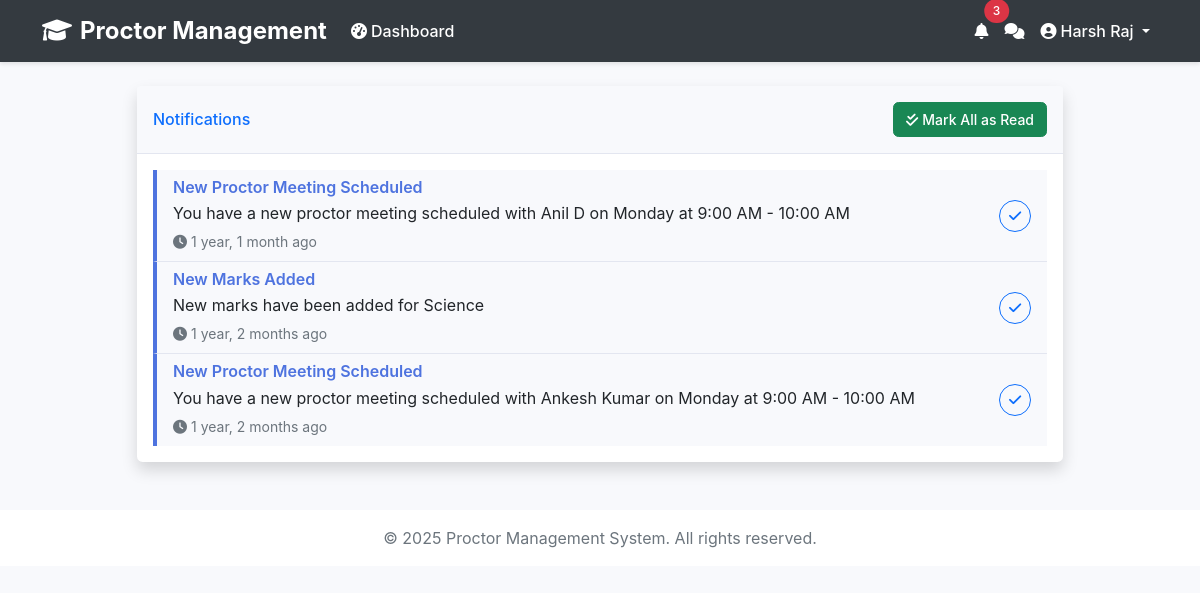
Screenshot of /accounts/notifications/ (signed in) with the database file from the repository.
### accounts/models.py (models this page shows, shortened)
class User(AbstractUser):
    ROLE_CHOICES = (
        ('student', 'Student'),
        ('teacher', 'Teacher'),
        ('admin', 'Admin'),
    )
    role = models.CharField(max_length=10, choices=ROLE_CHOICES, default='student')
    phone_number = models.CharField(max_length=15, blank=True, null=True)
    address = models.TextField(blank=True, null=True)
    is_email_verified = models.BooleanField(default=False)
    password_reset_token = models.CharField(max_length=32, null=True, blank=True)
    password_reset_expires = models.DateTimeField(null=True, blank=True)

### notifications/models.py (models this page shows, shortened)
class Notification(models.Model):
    NOTIFICATION_TYPES = [
        ('meeting', 'Proctor Meeting'),
        ('attendance', 'Attendance Marked'),
        ('assignment', 'Assignment Update'),
        ('general', 'General'),
    ]
    user = models.ForeignKey(settings.AUTH_USER_MODEL, on_delete=models.CASCADE, related_name='user_notifications')
    title = models.CharField(max_length=255)
    message = models.TextField()
    notification_type = models.CharField(max_length=20, choices=NOTIFICATION_TYPES)
    is_read = models.BooleanField(default=False)
    created_at = models.DateTimeField(auto_now_add=True)
    updated_at = models.DateTimeField(auto_now=True)
    class Meta:
        ordering = ['-created_at']

### accounts/views.py (the view)
# urls.py: path('notifications/', views.notifications, name='notifications'),
@login_required
def notifications(request):
    notifications = Notification.objects.filter(user=request.user)
    unread_count = notifications.filter(is_read=False).count()
    context = {
        'notifications': notifications,
        'unread_count': unread_count,
    }
    return render(request, 'accounts/notifications.html', context)

### accounts/context_processors.py (called while the page is built)
def unread_notifications_count(request):
    if request.user.is_authenticated:
        count = Notification.objects.filter(user=request.user, is_read=False).count()
    else:
        count = 0
    return {'unread_notifications_count': count}

### accounts/templates/accounts/notifications.html (shortened to what this page needs)
{% extends 'accounts/base.html' %}
{% block content %}
<div class="row justify-content-center">
    <div class="col-xl-10 col-lg-12 col-md-9">
        <div class="card shadow mb-4">
            <div class="card-header py-3 d-flex flex-row align-items-center justify-content-between">
                <h6 class="m-0 font-weight-bold text-primary">Notifications</h6>
                {% if unread_notifications_count > 0 %}
                    <button class="btn btn-sm btn-success" id="markAllRead">
                        <i class="fas fa-check-double me-1"></i>Mark All as Read
                    </button>
                {% endif %}
            </div>
            <div class="card-body">
                <div class="list-group list-group-flush">
                    {% for notification in notifications %}
                        <div class="list-group-item {% if not notification.is_read %}unread{% endif %}"
                             data-notification-id="{{ notification.id }}">
                            <div class="d-flex w-100 justify-content-between align-items-center">
                                <div class="flex-grow-1">
                                    <h6 class="mb-1">{{ notification.title }}</h6>
                                    <p class="mb-1">{{ notification.message }}</p>
                                    <small class="text-muted">
                                        <i class="fas fa-clock me-1"></i>{{ notification.created_at|timesince }} ago
                                    </small>
                                </div>
                                {% if not notification.is_read %}
                                    <button class="btn btn-sm btn-outline-primary mark-read ms-3">
                                        <i class="fas fa-check"></i>
                                    </button>
                                {% endif %}
                            </div>
                        </div>
                    {% empty %}
                        <div class="text-center py-5">
                            <i class="fas fa-bell-slash fa-3x text-gray-300 mb-3"></i>
                            <h5 class="text-gray-500">No notifications</h5>
                            <p class="text-gray-400">You're all caught up!</p>
                        </div>
                    {% endfor %}
                </div>
            </div>
        </div>
    </div>
</div>
{% endblock %}

### accounts/templates/accounts/base.html (shortened to what this page needs)
<!DOCTYPE html>
<html lang="en">
<head>
    <link href="https://cdn.jsdelivr.net/npm/bootstrap@5.1.3/dist/css/bootstrap.min.css" rel="stylesheet">
    <link href="https://cdnjs.cloudflare.com/ajax/libs/font-awesome/6.0.0/css/all.min.css" rel="stylesheet">
</head>
<body>
    <nav class="navbar navbar-expand-lg navbar-dark">
        <div class="container">
            <a class="navbar-brand" href="{% url 'home' %}">
                <i class="fas fa-graduation-cap me-2"></i>Proctor Management
            </a>
            <div class="collapse navbar-collapse" id="navbarNav">
                <ul class="navbar-nav me-auto">
                    {% if user.is_authenticated %}
                        <li class="nav-item">
                            <a class="nav-link" href="{% url 'dashboard' %}">
                                <i class="fas fa-tachometer-alt me-1"></i>Dashboard
                            </a>
                        </li>
                    {% endif %}
                </ul>
                <ul class="navbar-nav">
                    {% if user.is_authenticated %}
                        <li class="nav-item">
                            <a class="nav-link position-relative" href="{% url 'notifications' %}">
                                <i class="fas fa-bell"></i>
                                {% if unread_notifications_count > 0 %}
                                    <span class="position-absolute top-0 start-100 translate-middle badge rounded-pill bg-danger">
                                        {{ unread_notifications_count }}
                                    </span>
                                {% endif %}
                            </a>
                        </li>
                        <li class="nav-item">
                            <a class="nav-link position-relative" href="{% if user.teacher %}{% url 'teacher_chat' %}{% elif user.student %}{% url 'student_chat' %}{% endif %}">
                                <i class="fas fa-comments"></i>
                            </a>
                        </li>
                        <li class="nav-item dropdown">
                            <a class="nav-link dropdown-toggle" href="#" id="navbarDropdown" role="button" data-bs-toggle="dropdown">
                                <i class="fas fa-user-circle me-1"></i>{{ user.get_full_name }}
                            </a>
                        </li>
                    {% endif %}
                </ul>
            </div>
        </div>
    </nav>
    <div class="container py-4">
        {% block content %}
        {% endblock %}
    </div>
    <footer class="footer mt-auto py-3 bg-white">
        <div class="container text-center">
            <span class="text-muted">© 2025 Proctor Management System. All rights reserved.</span>
        </div>
    </footer>
</body>
</html>

### accounts/templates/accounts/base.html (style rules this page uses)
:root { --primary-color: #4e73df; --secondary-color: #858796; --success-color: #1cc88a; --info-color: #36b9cc; --warning-color: #f6c23e; --danger-color: #e74a3b; }
body { font-family: 'Nunito', -apple-system, BlinkMacSystemFont, "Segoe UI", Roboto, "Helvetica Neue", Arial, sans-serif; background-color: #f8f9fc; }
.navbar { background-color: #343a40; box-shadow: 0 2px 4px rgba(0,0,0,.1); }
.navbar-brand { font-weight: 700; font-size: 1.5rem; color: white !important; }
.nav-link { font-weight: 500; padding: 0.5rem 1rem; transition: all 0.3s ease; color: white !important; }
.card { border: none; border-radius: 0.35rem; box-shadow: 0 0.15rem 1.75rem 0 rgba(58, 59, 69, 0.15); }
.card-header { background-color: #f8f9fc; border-bottom: 1px solid #e3e6f0; padding: 1rem; }
.btn { border-radius: 0.35rem; padding: 0.375rem 0.75rem; font-weight: 500; transition: all 0.3s ease; }
.badge { padding: 0.5em 0.75em; font-weight: 500; }

### accounts/templates/accounts/notifications.html (style rules this page uses)
.list-group-item { border: none; border-bottom: 1px solid #e3e6f0; transition: all 0.3s ease; }
.list-group-item:last-child { border-bottom: none; }
.list-group-item.unread { background-color: #f8f9fc; border-left: 4px solid var(--primary-color); }
.list-group-item.unread h6 { color: var(--primary-color); font-weight: 600; }
.btn-outline-primary { border-radius: 50%; width: 32px; height: 32px; padding: 0; display: flex; align-items: center; justify-content: center; }

### rows the page displays
User: get_full_name "Harsh Raj"
Notification: title "New Proctor Meeting Scheduled", message "You have a new proctor meeting scheduled with Anil D on Monday at 9:00 AM - 10:00 AM", created_at "1 year, 1 month", is_read False (drawn)
Notification: title "New Marks Added", message "New marks have been added for Science", created_at "1 year, 2 months", is_read False (drawn)
Notification: title "New Proctor Meeting Scheduled", message "You have a new proctor meeting scheduled with Ankesh Kumar on Monday at 9:00 AM - 10:00 AM", created_at "1 year, 2 months", is_read False (drawn)

### other values shown
{{ unread_notifications_count }} "3"
